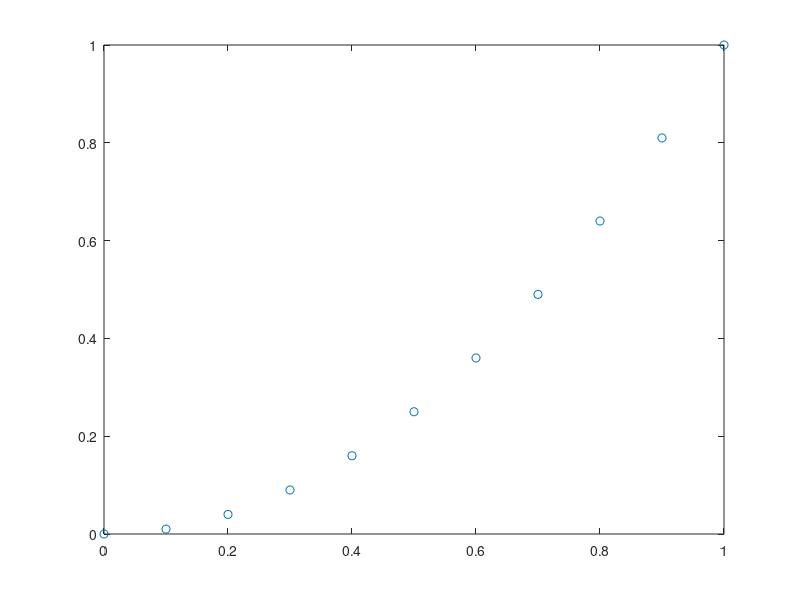

MATLAB code for this plot: (Note: this script raises an error after producing the figure.)
% Example:
%  Plot a set of points, then select some with the mouse using a
%  rectangular brush, return the indices of those points selected. (Note:
%  user interaction on the plot will be necessary.)

x = 0:.1:1;
y = x.^2;
plot(x,y,'o')
pl = selectdata('selectionmode','brush');

% Example:
%  Select a single point with the mouse, then delete that selected point
%  from the plot.

pl = selectdata('selectionmode','closest','action','delete');

% Example:
%  Select some points using a rect(rbbox) tool, also return the (x,y)
%  coordinates from multiple curves plotted. Use shortened versions of the
%  properties and values.

plot(rand(5,2),rand(5,2),'o')
[pl,xs,ys] = selectdata('sel','r');

% Example:
%  Plot a curve and some data points on one plot, select some points from
%  the data plotted, but ignore the smooth curve, even if the lasso passes
%  over it.
x = 0:.01:1;
y = exp(x);
ynoisy = y + randn(size(y))/2;
h1 = plot(x,y,'-');
hold on
h2 = plot(x,ynoisy,'o');
[pl,xs,ys] = selectdata('sel','lasso','ignore',h1);